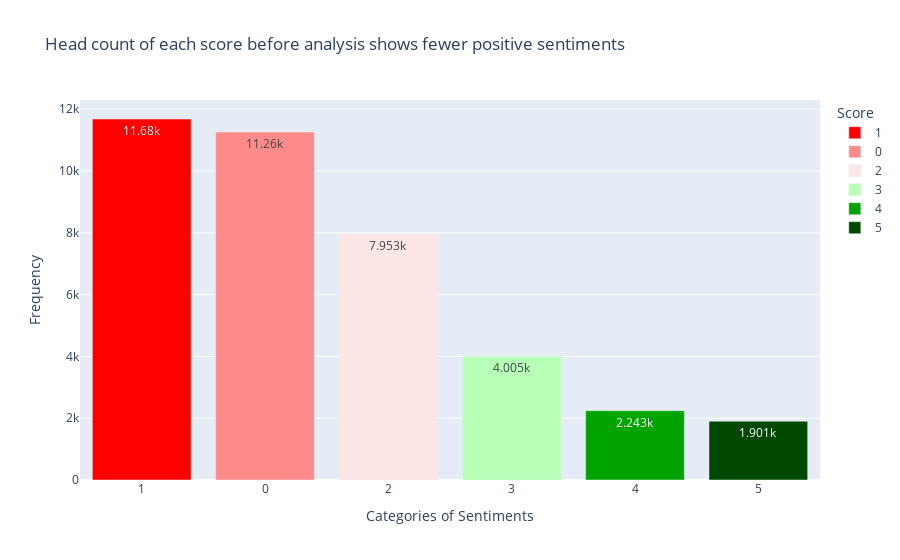

Source (notebook cell):
### Code cell
colors_list = ['#FF0000','#FF8A8A','#FFE6E6','#B8FFB8','#00A300','#004700']
fig = px.bar(frequency_sentiments, y='count', x='Score', text_auto='.4s',color='Score',color_discrete_sequence=colors_list,
             title="Head count of each score before analysis shows fewer positive sentiments")
fig.update_layout(
    xaxis_title="Categories of Sentiments",
    yaxis_title="Frequency"
)
fig.show()

### Figure 1 — Plotly figure (JSON) as saved in the notebook; plotly's stock layout.template omitted (floating-point values rounded to 4 significant figures)
{"data": [{"alignmentgroup": "True", "hovertemplate": "Score=%{x}<br>count=%{y}<extra></extra>", "legendgroup": "1", "marker": {"color": "#FF0000", "pattern": {"shape": ""}}, "name": "1", "offsetgroup": "1", "orientation": "v", "showlegend": true, "textposition": "auto", "texttemplate": "%{y:.4s}", "type": "bar", "x": ["1"], "xaxis": "x", "y": [11684], "yaxis": "y"}, {"alignmentgroup": "True", "hovertemplate": "Score=%{x}<br>count=%{y}<extra></extra>", "legendgroup": "0", "marker": {"color": "#FF8A8A", "pattern": {"shape": ""}}, "name": "0", "offsetgroup": "0", "orientation": "v", "showlegend": true, "textposition": "auto", "texttemplate": "%{y:.4s}", "type": "bar", "x": ["0"], "xaxis": "x", "y": [11260], "yaxis": "y"}, {"alignmentgroup": "True", "hovertemplate": "Score=%{x}<br>count=%{y}<extra></extra>", "legendgroup": "2", "marker": {"color": "#FFE6E6", "pattern": {"shape": ""}}, "name": "2", "offsetgroup": "2", "orientation": "v", "showlegend": true, "textposition": "auto", "texttemplate": "%{y:.4s}", "type": "bar", "x": ["2"], "xaxis": "x", "y": [7953], "yaxis": "y"}, {"alignmentgroup": "True", "hovertemplate": "Score=%{x}<br>count=%{y}<extra></extra>", "legendgroup": "3", "marker": {"color": "#B8FFB8", "pattern": {"shape": ""}}, "name": "3", "offsetgroup": "3", "orientation": "v", "showlegend": true, "textposition": "auto", "texttemplate": "%{y:.4s}", "type": "bar", "x": ["3"], "xaxis": "x", "y": [4005], "yaxis": "y"}, {"alignmentgroup": "True", "hovertemplate": "Score=%{x}<br>count=%{y}<extra></extra>", "legendgroup": "4", "marker": {"color": "#00A300", "pattern": {"shape": ""}}, "name": "4", "offsetgroup": "4", "orientation": "v", "showlegend": true, "textposition": "auto", "texttemplate": "%{y:.4s}", "type": "bar", "x": ["4"], "xaxis": "x", "y": [2243], "yaxis": "y"}, {"alignmentgroup": "True", "hovertemplate": "Score=%{x}<br>count=%{y}<extra></extra>", "legendgroup": "5", "marker": {"color": "#004700", "pattern": {"shape": ""}}, "name": "5", "offsetgroup": "5", "orientation": "v", "showlegend": true, "textposition": "auto", "texttemplate": "%{y:.4s}", "type": "bar", "x": ["5"], "xaxis": "x", "y": [1901], "yaxis": "y"}], "layout": {"barmode": "relative", "legend": {"title": {"text": "Score"}, "tracegroupgap": 0}, "title": {"text": "Head count of each score before analysis shows fewer positive sentiments"}, "xaxis": {"anchor": "y", "categoryarray": ["1", "0", "2", "3", "4", "5"], "categoryorder": "array", "domain": [0, 1], "title": {"text": "Categories of Sentiments"}}, "yaxis": {"anchor": "x", "domain": [0, 1], "title": {"text": "Frequency"}}}}
